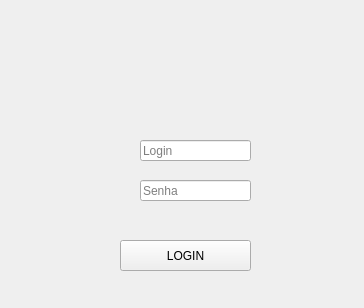
<?xml version="1.0" encoding="UTF-8"?>
<ui version="4.0">
 <class>TelaLogin</class>
 <widget class="QWidget" name="TelaLogin">
  <property name="geometry">
   <rect>
    <x>0</x>
    <y>0</y>
    <width>364</width>
    <height>308</height>
   </rect>
  </property>
  <property name="windowTitle">
   <string>Login</string>
  </property>
  <widget class="QLabel" name="iconLogin">
   <property name="geometry">
    <rect>
     <x>100</x>
     <y>130</y>
     <width>41</width>
     <height>31</height>
    </rect>
   </property>
   <property name="text">
    <string/>
   </property>
   <property name="pixmap">
    <pixmap>../Images/sem_fundo_login_icon_35px-removebg-preview.png</pixmap>
   </property>
  </widget>
  <widget class="QLineEdit" name="dsLogin">
   <property name="geometry">
    <rect>
     <x>140</x>
     <y>140</y>
     <width>111</width>
     <height>21</height>
    </rect>
   </property>
   <property name="placeholderText">
    <string>Login</string>
   </property>
  </widget>
  <widget class="QLineEdit" name="nrSenha">
   <property name="geometry">
    <rect>
     <x>140</x>
     <y>180</y>
     <width>111</width>
     <height>21</height>
    </rect>
   </property>
   <property name="placeholderText">
    <string>Senha</string>
   </property>
  </widget>
  <widget class="QPushButton" name="pushButton">
   <property name="geometry">
    <rect>
     <x>120</x>
     <y>240</y>
     <width>131</width>
     <height>31</height>
    </rect>
   </property>
   <property name="text">
    <string>LOGIN</string>
   </property>
   <property name="icon">
    <iconset theme="icon">
     <normaloff>.</normaloff>.</iconset>
   </property>
  </widget>
  <widget class="QLabel" name="iconPerfil">
   <property name="geometry">
    <rect>
     <x>130</x>
     <y>10</y>
     <width>111</width>
     <height>101</height>
    </rect>
   </property>
   <property name="text">
    <string/>
   </property>
   <property name="pixmap">
    <pixmap>../Images/iconPerfil-removebg-preview.png</pixmap>
   </property>
  </widget>
  <widget class="QLabel" name="iconSenha">
   <property name="geometry">
    <rect>
     <x>90</x>
     <y>170</y>
     <width>41</width>
     <height>41</height>
    </rect>
   </property>
   <property name="text">
    <string/>
   </property>
   <property name="pixmap">
    <pixmap>../Images/iconSenhaOficial-removebg-preview.png</pixmap>
   </property>
  </widget>
  <widget class="QLabel" name="backgroud">
   <property name="geometry">
    <rect>
     <x>-10</x>
     <y>-70</y>
     <width>701</width>
     <height>531</height>
    </rect>
   </property>
   <property name="text">
    <string/>
   </property>
   <property name="pixmap">
    <pixmap>../Images/fundo 2.jpg</pixmap>
   </property>
  </widget>
  <zorder>backgroud</zorder>
  <zorder>iconLogin</zorder>
  <zorder>dsLogin</zorder>
  <zorder>nrSenha</zorder>
  <zorder>pushButton</zorder>
  <zorder>iconPerfil</zorder>
  <zorder>iconSenha</zorder>
 </widget>
 <resources/>
 <connections/>
</ui>
